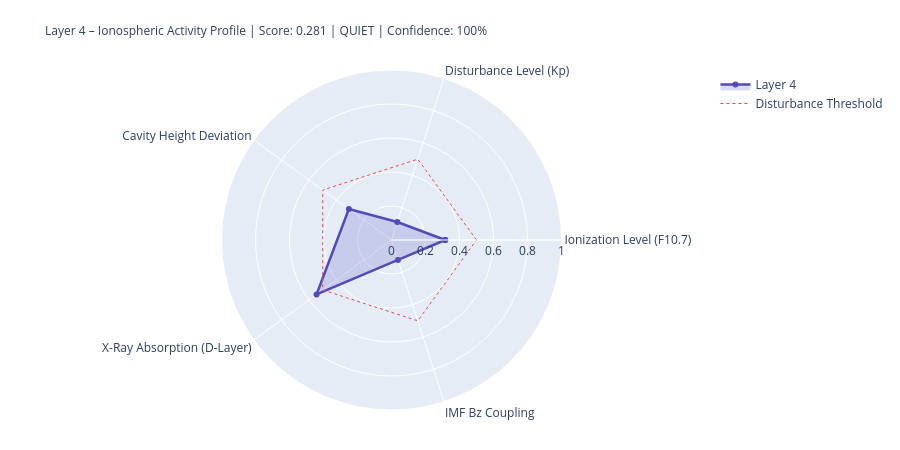

The notebook cell this image was saved under:
### Markdown cell above
---
## 4. State Assessment & Handoff to Layer 5

### Code cell
# ============================================================
# LAYER-4-SCORE
# ============================================================

COMPONENTS = {
    'Ionization Level (F10.7)':    {'score': ioniz,       'source': 'primary' if f107_now else 'from_layer0', 'dynamic': True},
    'Disturbance Level (Kp)':          {'score': disturb,     'source': 'primary' if kp_now   else 'from_layer0', 'dynamic': True},
    'Cavity Height Deviation':    {'score': h_dev,       'source': 'derived',                                'dynamic': True},
    'X-Ray Absorption (D-Layer)':{'score': xray_ioniz,  'source': 'primary' if xray_now else 'missing',     'dynamic': True},
    'IMF Bz Coupling':             {'score': bz_coupling, 'source': 'primary' if bz_now   else 'from_layer0', 'dynamic': True},
}

available    = {k: v['score'] for k, v in COMPONENTS.items() if v['score'] is not None}
unavailable  = [k for k, v in COMPONENTS.items() if v['score'] is None]
layer4_score = round(sum(available.values()) / len(available), 4) if available else None
confidence   = round(len(available) / len(COMPONENTS), 2)
level = ('unknown' if layer4_score is None
         else 'quiet'   if layer4_score < 0.3
         else 'moderate' if layer4_score < 0.6
         else 'active')
dominant_l4 = max(available, key=available.get) if available else 'none'

# Resonance delta for Schumann SR-1
sr1_ref = schumann_freq(1, 80.0)
sr1_now = schumann_freq(1, h_eff)
sr1_delta_mhz = (sr1_now - sr1_ref) * 1000

# Propagation conditions
prop_cond = ('disturbed'   if kp_val > 4
             else 'unsettled' if kp_val > 2
             else 'normal')
if xray_class in ['X', 'M']:
    prop_cond = 'Radio-Blackout moeglich'

W = 68
print('=' * W)
print('LAYER 4 – IONOSPHERE – STATE ASSESSMENT')
print('=' * W)
for name, comp in COMPONENTS.items():
    s = comp['score']
    if s is not None:
        bar = '█' * int(s * 20) + '░' * (20 - int(s * 20))
        print(f'  {name:<36} {bar}  {s:.3f}  [{comp["source"]}]')
    else:
        print(f'  {name:<36} {"─" * 20}  n/a   [missing]')
print('-' * W)
print(f'  Score:          {layer4_score:.3f}  ({len(available)}/{len(COMPONENTS)} components)')
print(f'  Confidence:     {confidence:.0%}')
print(f'  Level:          {level.upper()}')
print(f'  Dominant:       {dominant_l4}')
print(f'  Cavity height:  {h_eff:.1f} km  (Ref: 80.0 km)')
print(f'  SR-1:           {sr1_now:.3f} Hz  (Δ {sr1_delta_mhz:+.1f} mHz vs. ref)')
print(f'  Propagation:    {prop_cond}')
print(f'  X-Ray:          {xray_class}-class  ({xray_now:.2e} W/m²)' if xray_now else '  X-Ray:          n/a')
print('=' * W)

# Radar
cats   = list(available.keys())
vals_r = list(available.values())
if len(cats) >= 3:
    fig = go.Figure()
    fig.add_trace(go.Scatterpolar(
        r=vals_r + [vals_r[0]], theta=cats + [cats[0]],
        fill='toself', fillcolor='rgba(83,74,183,0.20)',
        line=dict(color='#534AB7', width=2.5), name='Layer 4'
    ))
    fig.add_trace(go.Scatterpolar(
        r=[0.5] * (len(cats)+1), theta=cats + [cats[0]],
        line=dict(color='#E24B4A', dash='dot', width=1),
        mode='lines', name='Disturbance Threshold'
    ))
    fig.update_layout(
        title=dict(
            text=f'Layer 4 – Ionospheric Activity Profile | Score: {layer4_score:.3f} | {level.upper()} | Confidence: {confidence:.0%}',
            font=dict(size=12)
        ),
        polar=dict(radialaxis=dict(visible=True, range=[0, 1])),
        height=450, showlegend=True,
        margin=dict(l=80, r=80, t=70, b=40)
    )
    fig.show()

### Figure 1 — Plotly figure (JSON) as saved in the notebook; plotly's stock layout.template omitted (floating-point values rounded to 4 significant figures)
{"data": [{"fill": "toself", "fillcolor": "rgba(83,74,183,0.20)", "line": {"color": "#534AB7", "width": 2.5}, "name": "Layer 4", "r": [0.316, 0.111, 0.31, 0.545, 0.123, 0.316], "theta": ["Ionization Level (F10.7)", "Disturbance Level (Kp)", "Cavity Height Deviation", "X-Ray Absorption (D-Layer)", "IMF Bz Coupling", "Ionization Level (F10.7)"], "type": "scatterpolar"}, {"line": {"color": "#E24B4A", "dash": "dot", "width": 1}, "mode": "lines", "name": "Disturbance Threshold", "r": [0.5, 0.5, 0.5, 0.5, 0.5, 0.5], "theta": ["Ionization Level (F10.7)", "Disturbance Level (Kp)", "Cavity Height Deviation", "X-Ray Absorption (D-Layer)", "IMF Bz Coupling", "Ionization Level (F10.7)"], "type": "scatterpolar"}], "layout": {"height": 450, "margin": {"b": 40, "l": 80, "r": 80, "t": 70}, "polar": {"radialaxis": {"range": [0, 1], "visible": true}}, "showlegend": true, "title": {"font": {"size": 12}, "text": "Layer 4 – Ionospheric Activity Profile | Score: 0.281 | QUIET | Confidence: 100%"}}}
